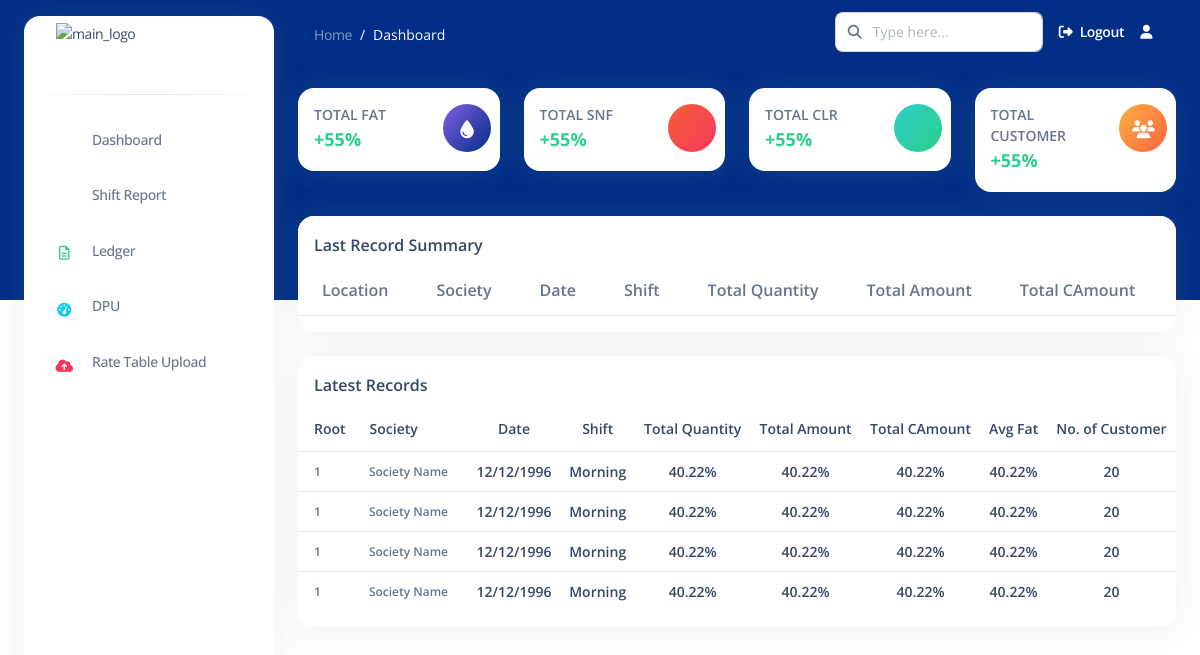
/dashboard/ (signed in), run on an earlier commit of the app's database.
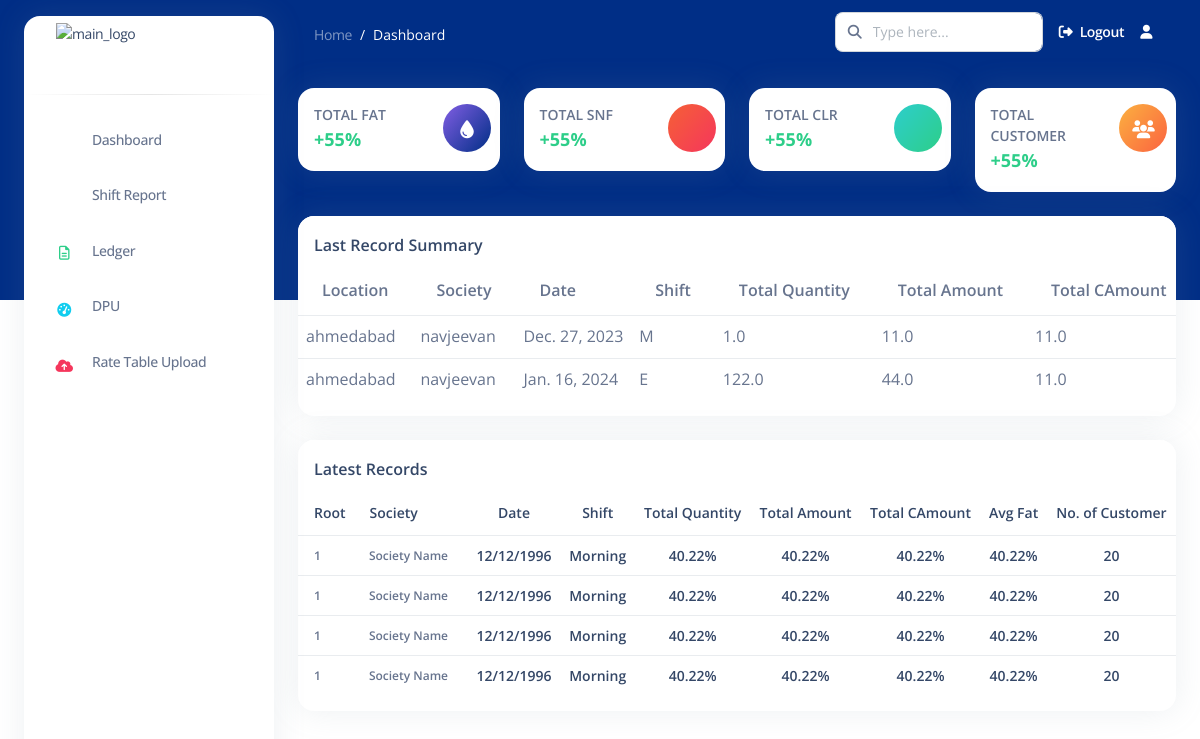
And on a later commit of the database.
### apps/common/models.py (models this page shows, shortened)
class DPU(models.Model):
    user = models.ForeignKey(User, on_delete=models.CASCADE)
    location = models.CharField(max_length=255)
    st_id = models.CharField(max_length=50, unique=True, primary_key=True)  # Renamed from dpu_id to st_id
    society = models.CharField(max_length=255)
    mobile_number = models.CharField(max_length=15)
    owner = models.CharField(max_length=255)
    STATUS_CHOICES = [
        ('active', 'Active'),
        ('deactivated', 'Deactivated'),
    ]
    status = models.CharField(max_length=20, choices=STATUS_CHOICES, default='active')
    date = models.DateTimeField(auto_now_add=True)  # Automatically set on creation

class DREC(models.Model):
    REC_TYPE = models.CharField(max_length=255, default="", blank=True)
    SLIP_TYPE = models.IntegerField(null=True, default=None)
    ST_ID = models.ForeignKey(DPU, on_delete=models.CASCADE, related_name='drecs')  # Use ForeignKey instead of OneToOneField
    CUST_ID = models.IntegerField(null=True, default=None)
    TotalFileRecord = models.IntegerField(null=True, default=None)
    FlagEdited = models.CharField(max_length=255, default="", blank=True)
    MType = models.CharField(max_length=255,null=True, default=None)
    RecordingDate = models.DateField(null=True, default=None)
    SHIFT = models.CharField(max_length=255,null=True, default=None)
    FAT = models.FloatField(null=True, default=None)
    FAT_UNIT = models.CharField(max_length=255, default="", blank=True)
    SNF = models.FloatField(null=True, default=None)
    SNF_UNIT = models.CharField(max_length=255, default="", blank=True)
    CLR = models.FloatField(null=True, default=None)
    CLR_UNIT = models.CharField(max_length=255, default="", blank=True)
    WATER = models.FloatField(null=True, default=None)
    WATER_UNIT = models.CharField(max_length=255, default="", blank=True)
    QT = models.FloatField(null=True, default=None)
    QT_UNIT = models.CharField(max_length=255, default="", blank=True)
    RATE = models.FloatField(null=True, default=None)
    Amount = models.FloatField(null=True, default=None)
    CAmount = models.FloatField(null=True, default=None)
    CSR_NO = models.IntegerField(null=True, default=None)
    CREV = models.IntegerField(null=True, default=None)
    END_TAG = models.CharField(max_length=255, default="", blank=True)
    dpuid = models.CharField(max_length=255, default="", blank=True)

### apps/common/views.py (the view)
# urls.py: path('dashboard/', DashboardView.as_view(), name="dashboard"),
class DashboardView(LoginRequiredMixin, TemplateView):
    template_name = 'example.html'
    login_url = reverse_lazy('home')
    def get_context_data(self, **kwargs):
        user = self.request.user
        active_dpu_list = DPU.objects.filter(user=user)
        drec_data = DREC.objects.filter(ST_ID__user=user)
        society_customer_count = DREC.objects.filter(ST_ID__user=user).values('ST_ID__society').annotate(customer_count=Count('CUST_ID', distinct=True))
        context = {
            'active_dpu_list': active_dpu_list,
            'drec_data': drec_data,
            'society_customer_count': society_customer_count,
        }
        return context

### templates/example.html (shortened to what the changed rows need)
{% extends 'base2.html' %}
{% load static %}
{% block content %}
<div class="container-fluid py-4">
    <div class="row mt-4">
        <div class="col-lg-12 mb-lg-0 mb-5">
            <div class="card">
                <div class="table-responsive">
                    <table class="table align-items-center">
                        <thead>
                            <tr>
                                <th>Location</th>
                                <th>Society</th>
                                <th>Date</th>
                                <th>Shift</th>
                                <th>Total Quantity</th>
                                <th>Total Amount</th>
                                <th>Total CAmount</th>
                                <th>Avg Fat</th>
                            </tr>
                        </thead>
                        <tbody>
                            {% for dpu in active_dpu_list %}
                                {% for drec in dpu.drecs.all %}
                                    {% for society_count in society_customer_count %}
                                        <tr>
                                            <td>{{ dpu.location }}</td>
                                            <td>{{ dpu.society }}</td>
                                            <td>{{ drec.RecordingDate }}</td>
                                            <td>{{ drec.SHIFT }}</td>
                                            <td>{{ drec.QT }}</td>
                                            <td>{{ drec.Amount }}</td>
                                            <td>{{ drec.CAmount }}</td>
                                        </tr>
                                    {% endfor %}
                                {% endfor %}
                            {% endfor %}
                        </tbody>
                    </table>
                </div>
            </div>
        </div>
    </div>
</div>
{% endblock content %}

What changed in the data, as far as the page shows it:
now on this page (row unchanged): DPU: location "ahmedabad" "ahmedabad", society "navjeevan" "navjeevan"
added DREC: RecordingDate "Dec. 27, 2023", SHIFT "M", QT "1.0", Amount "11.0", CAmount "11.0"
added DREC: RecordingDate "Jan. 16, 2024", SHIFT "E", QT "122.0", Amount "44.0", CAmount "11.0"
